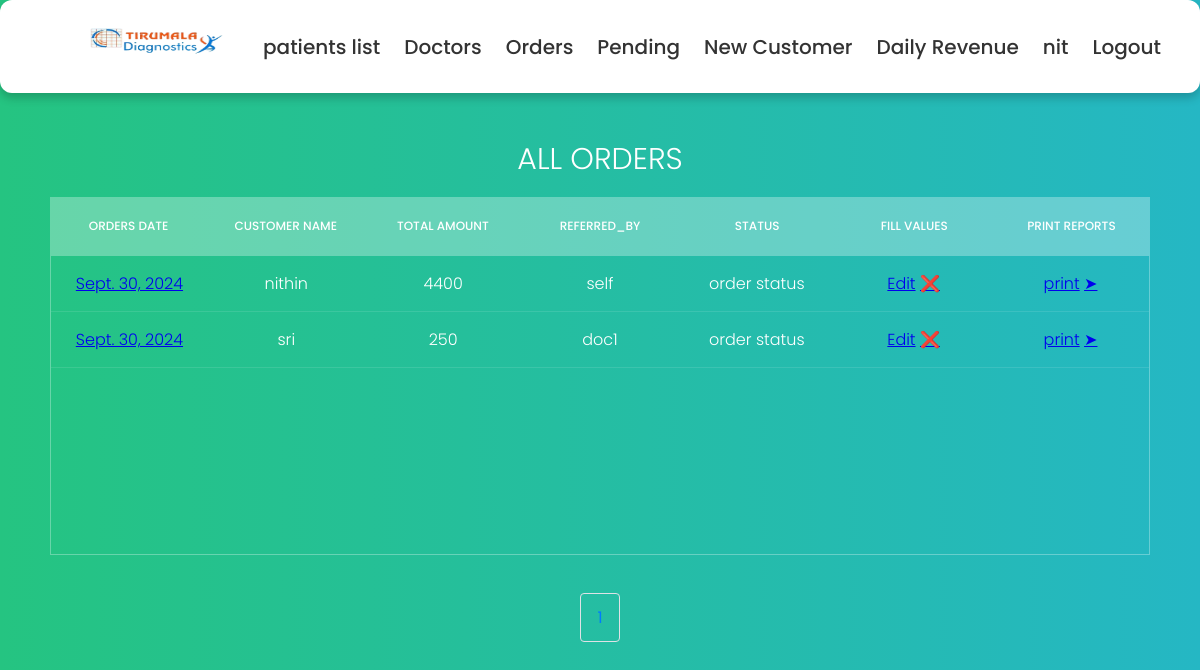
Screenshot of /orders_list (signed in) with the database file from the repository.
### details/models.py (models this page shows, shortened)
class Order(models.Model):
    def get_total(self):
        total = sum([test.price for test in self.tests.all()])
        return total
    collected_at = models.ForeignKey(Locations, on_delete=models.DO_NOTHING,null=True)
    referred_by = models.ForeignKey(Doctor, on_delete=models.DO_NOTHING,null=True)
    collected_date = models.DateField(null= True)
    expected_complete_date = models.DateField(null=True)
    tests = models.ManyToManyField(Test, blank=False)
    customer = models.ForeignKey(Customer,on_delete=models.DO_NOTHING, blank=False)
    order_id = models.UUIDField(default=uuid.uuid4, primary_key=True)
    collected_by = models.ForeignKey(Tech, on_delete=models.DO_NOTHING,null=True, related_name='collected_by', blank = True)
    tested_by = models.ForeignKey(Tech, on_delete=models.DO_NOTHING,null=True, related_name='tested_by', blank = True)
    report_by = models.ForeignKey(Tech, on_delete=models.DO_NOTHING,null=True, related_name='report_by',blank=True)
    collected_datetime = models.DateTimeField(null=True)  # For date and time
    tested_datetime = models.DateTimeField(null=True)  # For date and time
    report_datetime = models.DateTimeField(null=True)  # For date and time
    hba1c = models.CharField(max_length=10, blank= True)
    blood_urea_nitrogen = models.CharField(max_length=10, blank=True)
    cotinine = models.CharField(max_length=10, blank=True)
    esr_1_hour = models.CharField(max_length=10, blank=True)
    hbsag = models.CharField(max_length=10, blank=True)
    hiv_1_and_2 = models.CharField(max_length=10, blank=True)
    colour = models.CharField(max_length=10, blank=True)
    specific_gravity = models.CharField(max_length=10, blank=True)
    ph = models.CharField(max_length=10, blank=True)
    blood = models.CharField(max_length=10, blank=True)
    albumin = models.CharField(max_length=10, blank=True)
    sugar = models.CharField(max_length=10, blank=True)
    ketone_bodies = models.CharField(max_length=10, blank=True)
    nitrite = models.CharField(max_length=10, blank=True)
    urobilinogen = models.CharField(max_length=10, blank=True)
    leucocytes = models.CharField(max_length=10, blank=True)
    bile_salts = models.CharField(max_length=10, blank=True)
    bile_pigments = models.CharField(max_length=10, blank=True)
    pus_cells = models.CharField(max_length=10, blank=True)
    epithelial_cells = models.CharField(max_length=10, blank=True)
    rbcs = models.CharField(max_length=10, blank=True)
    bacteria = models.CharField(max_length=10, blank=True)
    others = models.CharField(max_length=10, blank=True)
    haemoglobin = models.CharField(max_length=10, blank=True)
    rbc_count = models.CharField(max_length=10, blank=True)
    pcv = models.CharField(max_length=10, blank=True)
    platelets = models.CharField(max_length=10, blank=True)
    wbc = models.CharField(max_length=10, blank=True)
    neutrophils = models.CharField(max_length=10, blank=True)
    lymphocytes = models.CharField(max_length=10, blank=True)
    eosinophils = models.CharField(max_length=10, blank=True)
    monocytes = models.CharField(max_length=10, blank=True)
    basophils = models.CharField(max_length=10, blank=True)
    mcv = models.CharField(max_length=10, blank=True)
    mchc = models.CharField(max_length=10, blank=True)
    mch = models.CharField(max_length=10, blank=True)
    random_blood_sugar = models.CharField(max_length=10, blank=True)
    uric_acid = models.CharField(max_length=10, blank=True)
    serum_creatinine = models.CharField(max_length=10, blank=True)
    total_cholesterol = models.CharField(max_length=10, blank=True)
    hdl = models.CharField(max_length=10, blank=True)
    ldl = models.CharField(max_length=10, blank=True)
    vldl = models.CharField(max_length=10, blank=True)
    triglycerides = models.CharField(max_length=10, blank=True)
    chol_hdl_ratio = models.CharField(max_length=10, blank=True)
    total_bilirubin = models.CharField(max_length=10, blank=True)
    direct_bilirubin = models.CharField(max_length=10, blank=True)
    indirect_bilirubin = models.CharField(max_length=10, blank=True)
    alkaline_phosphatase = models.CharField(max_length=10, blank=True)
    serum_gpt = models.CharField(max_length=10, blank=True)
    serum_got = models.CharField(max_length=10, blank=True)
    total_proteins = models.CharField(max_length=10, blank=True)
    albumin = models.CharField(max_length=10, blank=True)
    globulin = models.CharField(max_length=10, blank=True)
    alb_glob_ratio = models.CharField(max_length=10, blank=True)
    ggtp = models.CharField(max_length=10, blank=True)

class Customer(models.Model):
    title = models.ForeignKey(Title, on_delete=models.DO_NOTHING,null=True)
    patient_name = models.CharField(max_length=50)
    mobile = models.IntegerField(null=True)
    email = models.EmailField(null=True)
    gender = models.ForeignKey(Gender, on_delete=models.DO_NOTHING,null=True)
    age = models.CharField(max_length=4, null=True)
    patient_address = models.CharField(max_length=150)

class Test(models.Model):
    is_collected = {('yes', 'yes'),
              ('no', 'no')}
    test_id = models.AutoField(primary_key=True)
    test_name = models.CharField(max_length=50)
    collection_status = models.CharField(max_length=20, choices=is_collected, blank=False, default='no')
    price = models.IntegerField()

class Doctor(models.Model):
    doctor_name = models.CharField(max_length=50)
    commission = models.IntegerField()
    doctor_mobile = models.IntegerField(null=True)
    doctor_email = models.EmailField(null=True)
    def __str__(self):
        return self.doctor_name

### details/views.py (the view)
# urls.py: path('orders_list',orders_list, name='orders_list'),
@login_required(login_url='user_login')
def orders_list(request):
    list_of_orders = Order.objects.all()
    p = Paginator(Order.objects.all(), 11)
    page = request.GET.get('page')
    orders = p.get_page(page)
    nums = "a" * orders.paginator.num_pages
    return render(request, 'orders.html',
		{'list_of_orders': list_of_orders,'orders': orders,'nums':nums})

### details/Templates/orders.html (shortened to what this page needs)
{% extends "base.html" %}
{% block content%}
<section>
    <h1>All Orders</h1>
    <div class="tbl-header">
      <table cellpadding="0" cellspacing="0" border="0">
        <thead>
          <tr>
            <th>Orders Date</th>
            <th>Customer Name</th>
            <th>total amount</th>
            <th>referred_by</th>
            <th>status </th>
            <th>fill values </th>
            <th>print reports </th>
          </tr>
        </thead>
      </table>
    </div>
    <div class="tbl-content">
      <table cellpadding="0" cellspacing="0" border="0">
        {% for order in orders%}
        <tbody>
            <tr>
                <td><a href="{% url 'order_details' order.order_id %}"> {{order.collected_date}}</a></td>
                <td>{{order.customer.patient_name}}</td>
                <td> {{order.get_total}}</td>
                <td> {{order.referred_by}}</td>
                <td> order status</td>
                <td><a href="{% url 'fill_values' order.order_id %}"> Edit</a>
                    <a href="{% url 'delete_order' order.order_id %}"> ❌</a>
                </td>
                <td>
                  <a href="{% url 'generate_pdf_for_tests' order.order_id %}"> print</a>
                  <a target= "blank" href="{% url 'share_report' order_id=order.order_id %}" class="btn btn-primary">➤
                  </a>
                </td>
            </tr>
        </tbody>
    </div>
        {% endfor %}
  </section>
        <div class="cs">
          <nav aria-label="Page navigation example">
            <ul class="pagination justify-content-center" type="none">
          {% for i in nums %}
            <li class="page-item"><a class="page-link" href="?page={{ forloop.counter }}">{{ forloop.counter }}</a></li>
          {% endfor %}
          </ul>
          </nav>
        </div>
{% endblock %}

### details/Templates/base.html (shortened to what this page needs)
{% load static %}
<!DOCTYPE html>
<html lang="en">
<head>
    <link rel="stylesheet" href={% static "css/style.css" %}>
    <link rel="stylesheet" href="https://cdnjs.cloudflare.com/ajax/libs/font-awesome/5.15.2/css/all.min.css"/>
</head>
<div>
  <ul class="nav-links">
    <li><a href={% url 'home' %}> <img src="{% static '/images/logo.png' %}" alt="My image" width="200" height="45"></li>
    <li><a href={% url 'patients_list' %}> patients list </a> </li>
    <li><a href={% url 'doctors_list' %}> Doctors </a> </li>
    <li><a href={% url 'orders_list' %}> Orders </a> </li>
    <li><a href={% url 'pending_samples' %}> Pending </a> </li>
    <li><a href={% url 'register_customer' %}> New Customer </a> </li>
    <li><a href={% url 'daily_totals' %}> Daily Revenue </a> </li>
    <li><a> {{user}}</a></li>
    <li><a href={% url 'user_logout' %}> Logout </a> </li>
  </ul>
</div>
<body>
  <div style="height: 50px;"></div>
    {% block content%}
    {% endblock %}
</body>
</html>

### details/static/css/style.css (style rules this page uses)
* { margin: 0; padding: 0; box-sizing: border-box; font-family: 'Poppins', sans-serif; }
body { height: 100vh; background: #c1f7f5; padding-top: 37px; }
.nav-links { display: flex; align-items: center; justify-content: center; background: #fff; padding: 20px 15px; border-radius: 12px; box-shadow: 0 5px 10px rgba(0,0,0,0.2); position: fixed; top: 0; left: 0; width: 100%; }
.nav-links li { list-style: none; margin: 0 12px; }
.nav-links li a { position: relative; color: #333; font-size: 20px; font-weight: 500; padding: 6px 0; text-decoration: none; }
.nav-links li a:before { content: ''; position: absolute; bottom: 0; left: 0; height: 3px; width: 0%; background: #34efdf; border-radius: 12px; transition: all 0.4s ease; }
h1 { font-size: 30px; color: #fff; text-transform: uppercase; font-weight: 300; text-align: center; margin-bottom: 15px; }
table { width:100%; table-layout: fixed; }
.tbl-header { background-color: rgba(255,255,255,0.3); }
.tbl-content { height:300px; overflow-x:auto; margin-top: 0px; border: 1px solid rgba(255,255,255,0.3); }
th { padding: 20px 15px; text-align: center; font-weight: 500; font-size: 12px; color: #fff; text-transform: uppercase; }
td { padding: 15px; text-align: center; vertical-align:middle; font-weight: 300; font-size: 16px; color: #fff; border-bottom: solid 1px rgba(255,255,255,0.1); }
body { background: -webkit-linear-gradient(left, #25c481, #25b7c4); background: linear-gradient(to right, #25c481, #25b7c4); font-family: 'Roboto', sans-serif; padding-top: 37px; }
section { margin: 50px; }
.pagination { display: flex; justify-content: center; margin-top: 20px; }
.pagination .page-item .page-link { color: #007bff; padding: 0.75rem 1rem; border: 1px solid #dee2e6; margin: 0 5px; border-radius: 0.25rem; text-decoration: none; }

### rows the page displays
Order: collected_date "Sept. 30, 2024", customer.patient_name "nithin", get_total "4400", referred_by "self"
Order: collected_date "Sept. 30, 2024", customer.patient_name "sri", get_total "250", referred_by "doc1"

### other values shown
{{ user }} "nit"
